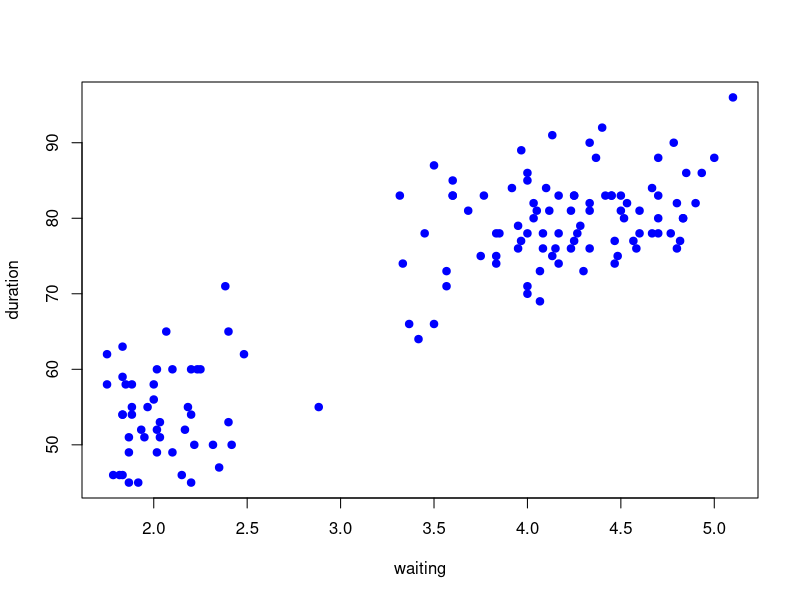
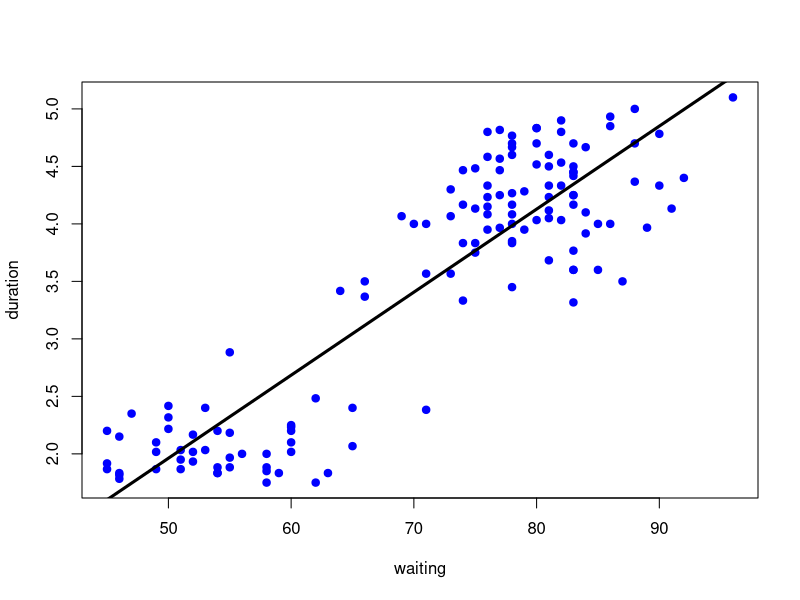

Write the R code that produced these figures, in order.
library(caret)
data(faithful)
set.seed(333)
inTrain <- createDataPartition(y=faithful$waiting, p=0.5, list=FALSE)

trainFaith <- faithful[inTrain,]
testFaith <- faithful[-inTrain,]
head(trainFaith)
plot(trainFaith$eruptions, trainFaith$waiting, pch=19, col="blue", xlab="waiting", ylab="duration")

lm1 <- lm(eruptions ~ waiting, data=trainFaith)
summary(lm1)

plot(trainFaith$waiting, trainFaith$eruptions, pch=19, col="blue", xlab="waiting", ylab="duration")
lines(trainFaith$waiting, lm1$fitted, lwd=3)

#predict a new value
coef(lm1)[1] + coef(lm1)[2]*80

#or like this
newdata <- data.frame(waiting=80)
predict(lm1, newdata)
